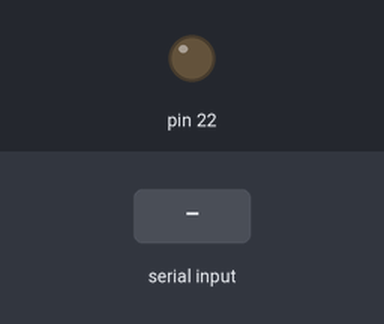
Bench run of a sketch on a simulated Arduino Uno, built with avr-gcc and run on an emulated ATmega328P. Shown: output pins drawn as LEDs (lit = HIGH). The inputs (shaded band) are chosen by the test bench.

Above: at 1.2 s.
1.3 s: "A" received over Serial
4.3 s: byte 113 ('q') received over Serial
5.8 s: byte 103 ('g') received over Serial
8.8 s: "c" received over Serial
At 8.8 s:
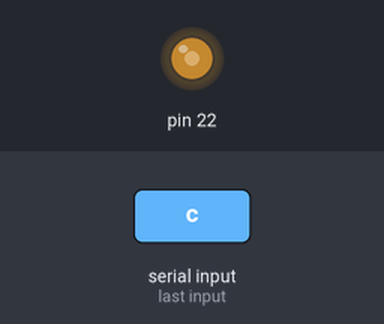
10.3 s: "a" received over Serial
Timing chart, 0 to 14.3 s (numbered marks = the images above; inputs shaded):
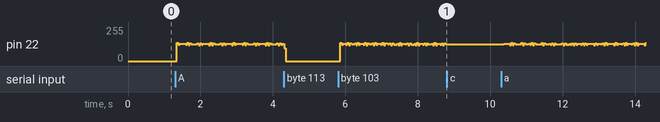

Measured:
- after the input at 8.8 s, pin 22: stops changing and stays 124/255

The sketch:

Lab_5.ino
```cpp
#define DECL_REG_U8(name, addr) volatile unsigned char* name = (volatile unsigned char*) addr;
#define DECL_REG_U16(name, addr) volatile unsigned int* name = (volatile unsigned int*) addr;

#define SET_OUTPUT(port, pin) *port |= (0x01 << pin);
#define SET_HIGH(port, pin)  *port |= (0x01 << pin);
#define SET_LOW(port, pin)  *port &= ~(0x01 << pin);

DECL_REG_U8(myTCCR1B, 0x81);
DECL_REG_U16(myTCNT1, 0x84);
DECL_REG_U8(myTIFR1, 0x36);

DECL_REG_U8(myPORTB, 0x25);
DECL_REG_U8(myDDRB, 0x24);
DECL_REG_U8(myPINB, 0x23);

unsigned int freq = 0;

void my_delay(unsigned int freq)
{
  double period = 1.0 / double(freq);
  double half_period = period / 2.0f;
  double clk_period = 0.0000000625;
  unsigned int ticks = half_period / clk_period;
  *myTCCR1B &= 0xF8;
  *myTCNT1 = (unsigned int) (65536 - ticks);
  *myTCCR1B |= 0b00000001;
  while((*myTIFR1 & 0x01)==0);
  *myTCCR1B &= 0xF8;
  *myTIFR1 |= 0x01;
}

void setup() {
  SET_OUTPUT(myDDRB, 6);

  Serial.begin(9600);
}

void loop() {
  if(Serial.available()){
    unsigned char in_char = Serial.read();
    switch(in_char) {
      case 'A':
        freq = 440;
        break;
      case 'a':
        freq = 466;
        break;
      case 'B':
        freq = 494;
        break;
      case 'C':
        freq = 523;
        break;
      case 'c':
        freq = 554;
        break;
      case 'D':
        freq = 587;
        break;
      case 'd':
        freq = 624;
        break;
      case 'E':
        freq = 659;
        break;
      case 'F':
        freq = 749;
        break;
      case 'G':
        freq = 784;
        break;
      case 'g':
        freq = 831;
        break;
      case 'q':
        freq = 0;
        break;
    }
  }

  if(freq != 0) {
    SET_HIGH(myPORTB, 6);
    my_delay(freq);

    SET_LOW(myPORTB, 6);
    my_delay(freq);
  }
}
```
